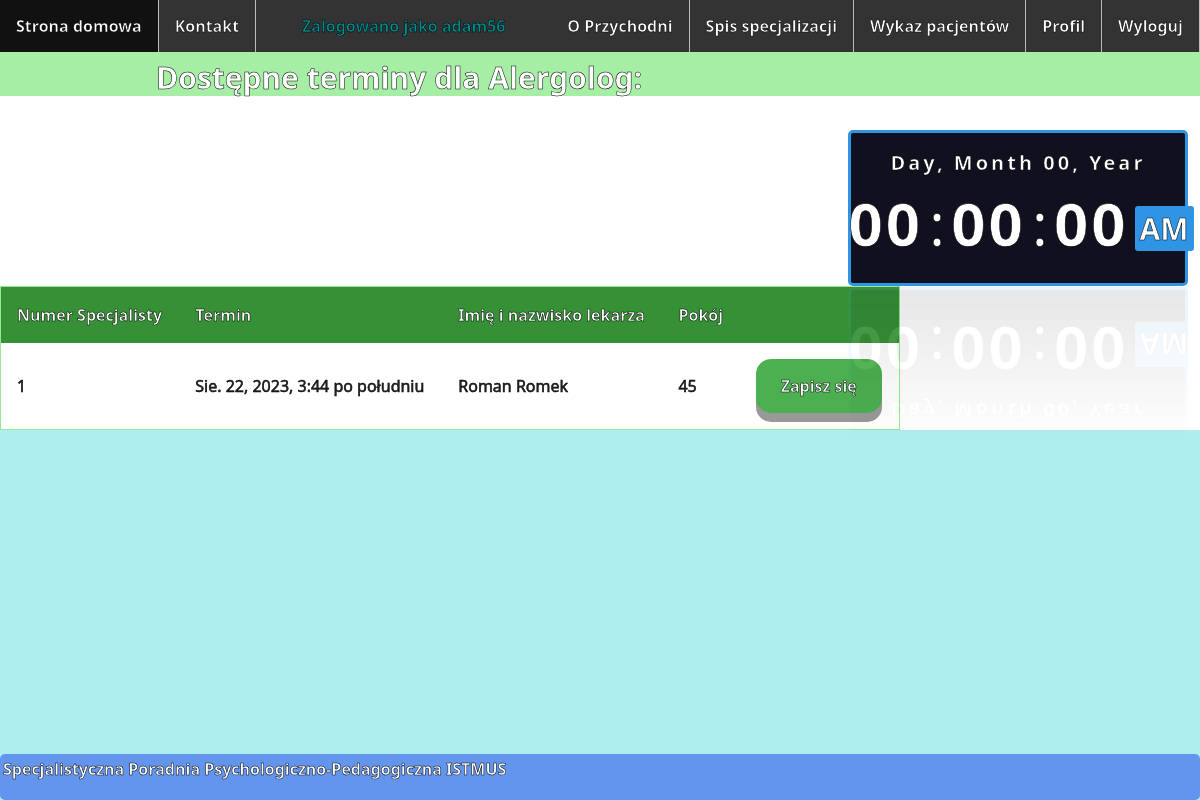
Screenshot of /spisSpecjalizacji/dostepneTerminy/Alergolog/ (signed in) with the database file from the repository.
### Przychodnia/models.py (models this page shows, shortened)
class Specialization(models.Model):
    name = models.CharField(max_length=30)

class Term(models.Model):
    date = models.DateTimeField()
    taken = models.BooleanField(default=False)
    doctor = models.ForeignKey(Customer, on_delete=models.CASCADE)
    room = models.CharField(max_length=6, null=True, blank=True)

class Customer(models.Model):
    user = models.OneToOneField(User, null=True, blank=True, on_delete=models.CASCADE)
    USER_TYPES = (('ADM', 'Administrator'), ('DOC', 'Lekarz'), ('PAT', 'Pacjent'))
    userType = models.CharField(max_length=3, choices=USER_TYPES, default='PAT')
    pesel = models.IntegerField(unique=True)
    name = models.CharField(max_length=20)
    surname = models.CharField(max_length=40)
    telephoneNumber = models.IntegerField(blank=True)
    street = models.CharField(max_length=40)
    city = models.CharField(max_length=40)
    zipCode = models.CharField(max_length=6)

### Przychodnia/views.py (the view)
# urls.py: path('spisSpecjalizacji/dostepneTerminy/<str:specialization>/', views.showAvailableTerms,
@login_required
def showAvailableTerms(request, specialization):
    spec = get_object_or_404(Specialization, name=specialization)
    specDoctors = SpecializationDoctor.objects.filter(specializations=spec)
    today = date.today()
    for specDoctor in specDoctors:
        specTerms = Term.objects.filter(taken=False, doctor=specDoctor.doctor, date__gte=today).order_by('date')
        try:
            terms = terms | specTerms
        except:
            terms = specTerms
    return render(request, 'showAvailableTerms.html', {'terms': terms, 'specialization': specialization})

### templates/showAvailableTerms.html (shortened to what this page needs)
{% extends 'base.html' %}
{% load bootstrap %}
{% block content %}
    <h1 id="nagłówek">Dostępne terminy dla {{ specialization }}:</h1>
    <table>
        <tr>
            <th>Numer Specjalisty</th>
            <th>Termin</th>
            <th>Imię i nazwisko lekarza</th>
            <th>Pokój</th>
            <th></th>
        </tr>
        {% for term in terms %}
            <tr>
                <td>{{ forloop.counter }}</td>
                <td>{{ term.date }}</td>
                <td>{{ term.doctor.name }} {{ term.doctor.surname }}</td>
                <td>{{ term.room }}</td>
                <td>
                    <a href="{% url 'makeVisit' term.id %}"><button class="button">Zapisz się</button></a>
                </td>
            </tr>
        {% endfor %}
    </table>
{% endblock content %}

### templates/base.html (shortened to what this page needs)
<!DOCTYPE html>
<html lang="en">
<head>
    {% load static %}
    <link rel="stylesheet" type="text/css" href="{% static 'styles/style.css' %}"/>
    <link href="https://cdn.jsdelivr.net/npm/bootstrap@5.2.0-beta1/dist/css/bootstrap.min.css" rel="stylesheet"
>
</head>
<body onload="initClock()">
<header>
    <ul id="ul">
        <li id="li"><a id="a" href="{% url 'homepage' %}">Strona domowa</a></li>
        <li id="li"><a id="a" href="{% url 'contact' %}">Kontakt</a></li>
        {% if user.is_authenticated %}
            <li id="li" style="float:right"><a id="a" href="{% url 'logout' %}">Wyloguj</a></li>
            <li id="li" style="float:right"><a id="a" href="{% url 'profile' %}">Profil</a></li>
            {% if user.customer.userType == 'DOC' %}
                <li id="li" style="float:right"><a id="a" href="{% url 'patientsList' %}">Wykaz
                    pacjentów</a></li>
            {% endif %}
            <li id="li" style="float:right"><a id="a" href="{% url 'doctorsList' %}">Spis specjalizacji</a></li>
        {% endif %}
        <li id="li" style="float:right"><a id="a" href="{% url 'about' %}">O Przychodni</a></li>
        {% if user.is_authenticated %}
            <li id="username">Zalogowano jako {{ user.username }}</li>
        {% endif %}
    </ul>
</header>
<aside style="float: right">
    <div style="margin-top: 10vh; margin-right: 1vw" class="datetime">
        <div class="date">
            <span id="dayname">Day</span>,
            <span id="month">Month</span>
            <span id="daynum">00</span>,
            <span id="year">Year</span>
        </div>
        <div class="time">
            <span id="hour">00</span>:
            <span id="minutes">00</span>:
            <span id="seconds">00</span>
            <span id="period">AM</span>
        </div>
    </div>
</aside>
{% block content %}{% endblock content %}
<footer>
    <p>Specjalistyczna Poradnia Psychologiczno-Pedagogiczna ISTMUS</p>
</footer>
</body>
</html>

### Przychodnia/static/styles/style.css (style rules this page uses)
header { height: auto; }
html { background-color: paleturquoise; -webkit-text-stroke: 0.5px black; background-size: cover; }
#ul { list-style-type: none; margin: 0; padding: 0; overflow: hidden; background-color: #333; position: fixed; top: 0; width: 100%; }
#li { float: left; }
li a { display: block; color: white; text-align: center; padding: 14px 16px; text-decoration: none; font-weight: bold; -webkit-text-stroke: 0.5px black; }
#li #a { display: block; color: white; text-align: center; padding: 14px 16px; text-decoration: none; font-weight: bold; }
li { border-right: 1px solid #bbb; }
li:last-child { border-right: none; }
#li { border-right: 1px solid #bbb; }
#nagłówek { color: white !important; padding-top: 10px; font-size: 30px; font-weight: bold; text-align: center; margin-left: -50px; margin-top: 50px; background-color: #a6eea6; }
footer { text-align: left; padding: 3px; background-color: cornflowerblue; display: block; color: white; position: fixed; left: 0; bottom: 0; width: 100%; font-weight: bold; border-radius: 5px; -webkit-text-stroke: 0.5px black; }
#username { display: block; color: darkcyan; text-align: center; padding: 14px 16px; text-decoration: none; font-weight: bold; }
* { box-sizing: border-box; }
table { border-collapse: collapse; border-spacing: 0; width: 75%; border: 1px solid #96e796; margin-bottom: 10vh; }
th { background-color: #369136; color: white; }
th, td { text-align: left; padding: 16px; }
tr:nth-child(odd) { background-color: #96e796; }
.button { display: inline-block; padding: 15px 25px; cursor: pointer; text-align: center; text-decoration: none; outline: none; color: #fff; background-color: #4CAF50; border: none; border-radius: 15px; box-shadow: 0 9px #999; font-weight: bolder; }
.datetime { color: #fff; background: #10101E; font-family: "Segoe UI", sans-serif; width: 340px; padding: 15px 10px; border: 3px solid #2E94E3; border-radius: 5px; -webkit-box-reflect: below 1px linear-gradient(transparent, rgba(255, 255, 255, 0.1)); transition: 0.5s; transition-property: background, box-shadow; }
.date { font-size: 20px; font-weight: 600; text-align: center; letter-spacing: 3px; }
.time { font-size: 60px; display: flex; justify-content: center; align-items: center; }
.time span:not(:last-child) { position: relative; margin: 0 6px; font-weight: 600; text-align: center; letter-spacing: 3px; }
.time span:last-child { background: #2E94E3; font-size: 30px; font-weight: 600; text-transform: uppercase; margin-top: 10px; padding: 0 5px; border-radius: 3px; }

### rows the page displays
Specialization: name "Alergolog"
Term: date "Sie. 22, 2023, 3:44 po południu", doctor.name "Roman", doctor.surname "Romek", room "45"

### other values shown
{{ user.username }} "adam56"
